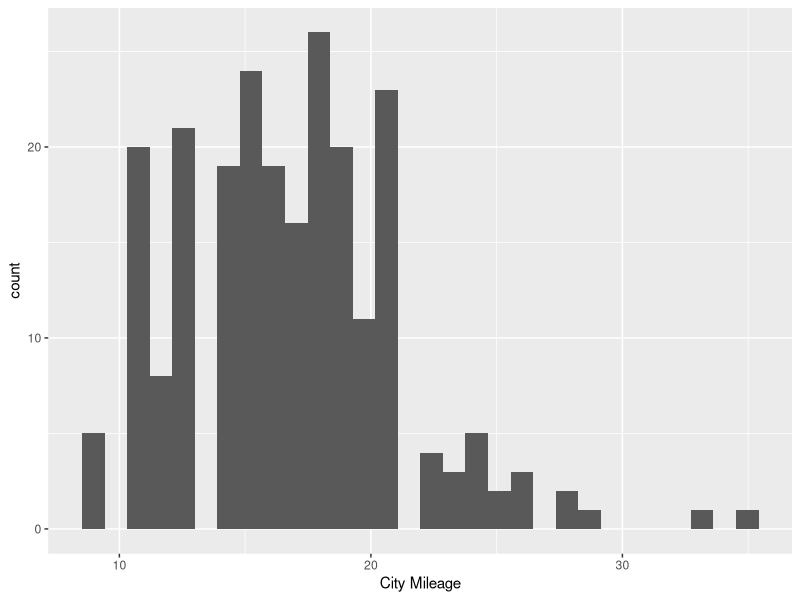
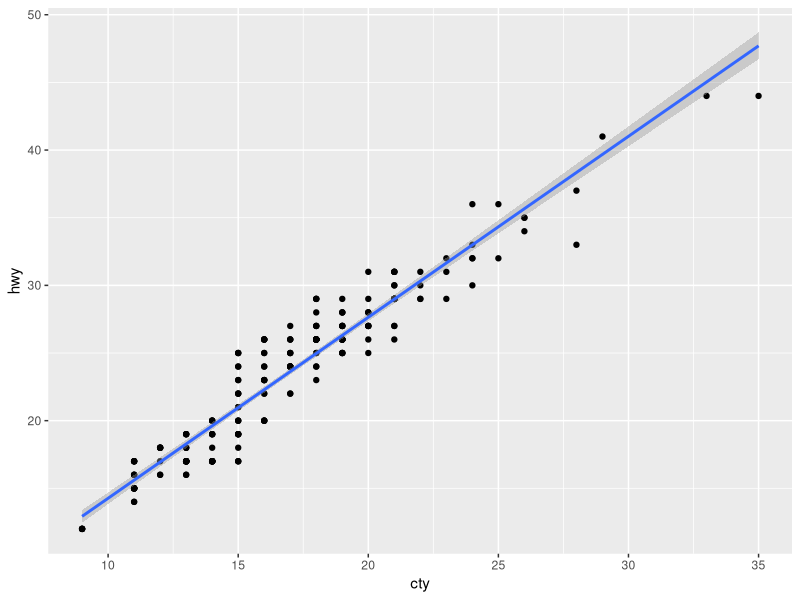
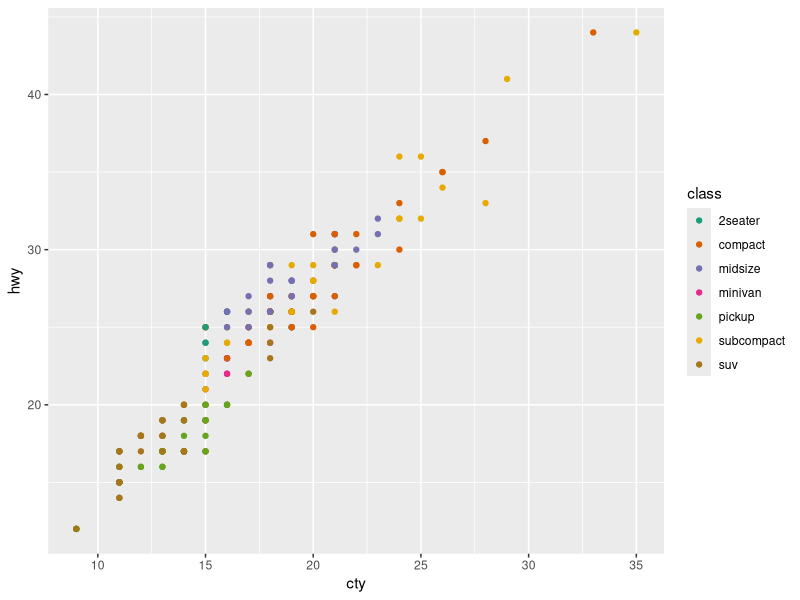

The R script that drew these images, in order:
library(readxl)
library(tidyverse)

data(mpg)
View(mpg)

glimpse(mpg)

?filter
Audi <- filter(mpg, manufacturer == "audi")
View(Audi)


newAudi <- filter(Audi, year >= 2000)
View(newAudi)


Audi_metric <- mutate(newAudi, topSpeed = 80 * cty)
glimpse(Audi_metric)
View(Audi_metric)


mpg %>%
  group_by(class) %>%
  summarise(mean(cty), median(cty))


#Data viz with ggplot2

ggplot(mpg, aes(x = cty)) + geom_histogram() + labs(x="City Mileage")

#
ggplot(mpg, aes(x = cty,
                y = hwy)) +
  geom_point() +
  geom_smooth(method = "lm")


#
ggplot(mpg, aes(x = cty,
                y = hwy,
                color = class)) +
  geom_point() +
  scale_color_brewer(palette = "Dark2")



